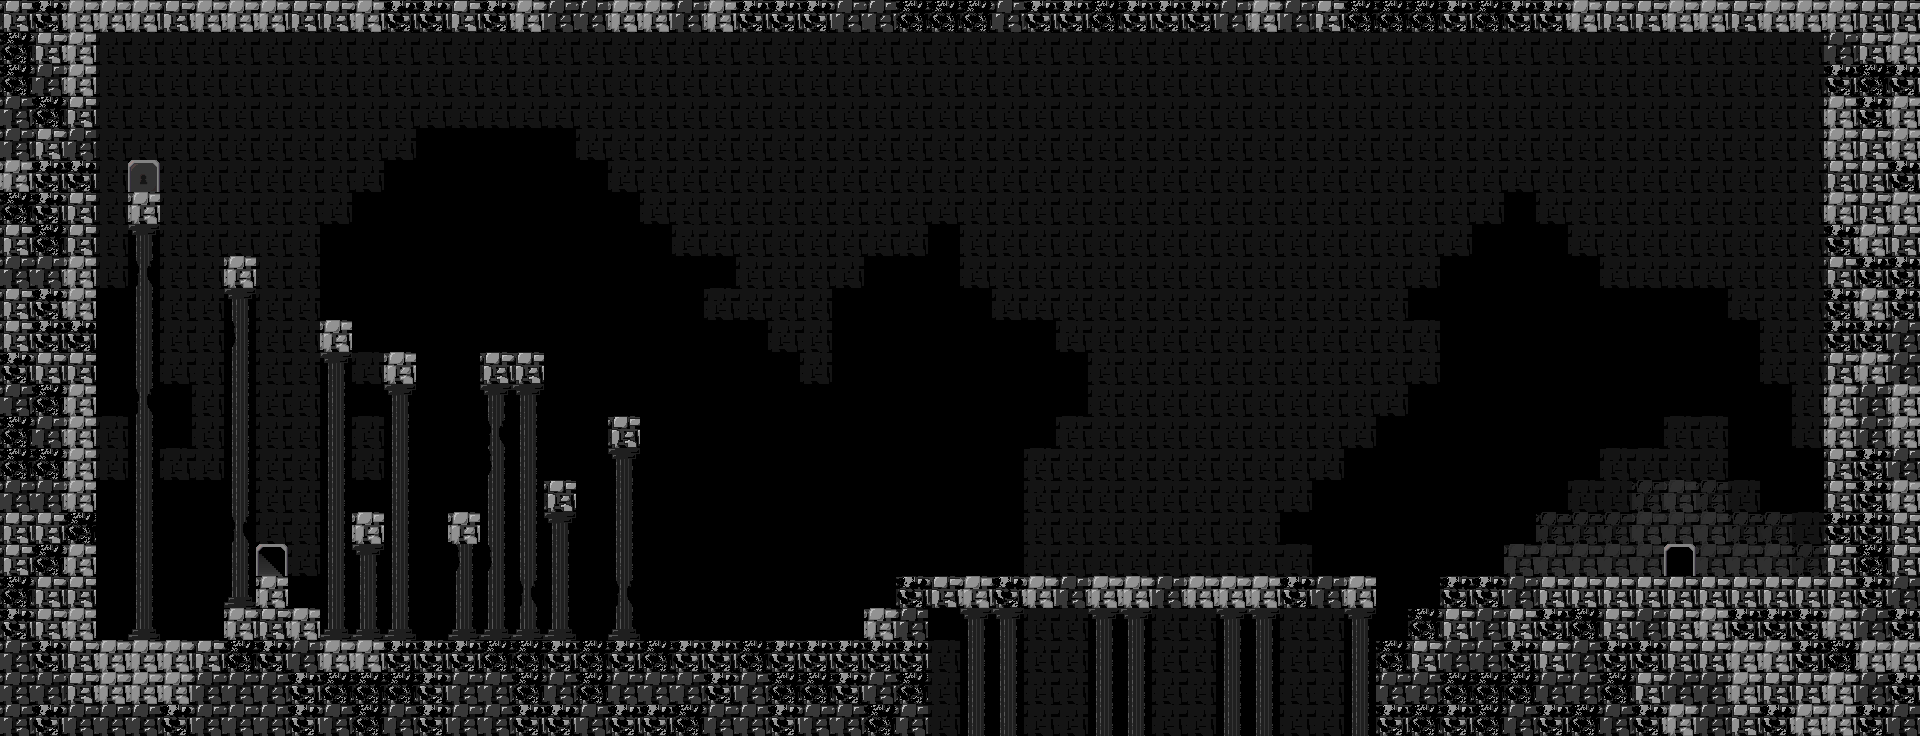

The image is a tile-based game level rendered from a .tmx file. Its description and source (layers, tilesets, objects; grid data summarised) follow:
An orthogonal 60x23 tile map with 32x32 px tiles, 5 tile layers (background, ground, wall, doornext, ...).

<map version="1.0" orientation="orthogonal" renderorder="right-down" width="60" height="23" tilewidth="32" tileheight="32" backgroundcolor="#000000" nextobjectid="1">
 <tileset firstgid="1" name="bricks" tilewidth="32" tileheight="32">
  <image source="tileset/bricks.png" width="256" height="160" />
 </tileset>
 <layer name="background" width="60" height="23">
  <data>[1380 cells, 937 non-empty, 14 distinct tile ids]</data>
 </layer>
 <layer name="ground" width="60" height="23">
  <data>[1380 cells, 66 non-empty, 5 distinct tile ids]</data>
 </layer>
 <layer name="wall" width="60" height="23">
  <data>[1380 cells, 95 non-empty, 5 distinct tile ids]</data>
 </layer>
 <layer name="doornext" width="60" height="23">
  <data>[1380 cells, 1 non-empty, 1 distinct tile ids]</data>
 </layer>
 <layer name="doorprevious" width="60" height="23">
  <data>[1380 cells, 1 non-empty, 1 distinct tile ids]</data>
 </layer>
</map>
